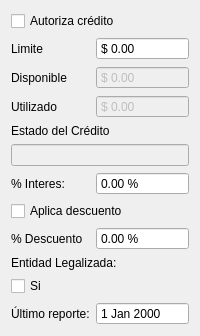
                        <widget class="QWidget" name="wpc_clientes_autorizacredito_moral" native="true">
                         <layout class="QFormLayout" name="formLayout_2">
                          <item row="0" column="0" colspan="2">
                           <widget class="QCheckBox" name="casillaverificacion_wpc_credito_autorizado_moral">
                            <property name="text">
                             <string>Autoriza crédito</string>
                            </property>
                           </widget>
                          </item>
                          <item row="1" column="0">
                           <widget class="QLabel" name="etiqueta_wpc_limitecredito_moral">
                            <property name="text">
                             <string>Limite</string>
                            </property>
                           </widget>
                          </item>
                          <item row="1" column="1">
                           <widget class="QDoubleSpinBox" name="cajaDecimal_wpc_limite_credito_moral">
                            <property name="toolTip">
                             <string>Limite de crédito</string>
                            </property>
                            <property name="buttonSymbols">
                             <enum>QAbstractSpinBox::ButtonSymbols::NoButtons</enum>
                            </property>
                            <property name="prefix">
                             <string>$ </string>
                            </property>
                            <property name="maximum">
                             <double>99999999.989999994635582</double>
                            </property>
                           </widget>
                          </item>
                          <item row="9" column="0" colspan="2">
                           <widget class="QLabel" name="etiqueta_entidadlegalizada_moral">
                            <property name="text">
                             <string>Entidad Legalizada:</string>
                            </property>
                           </widget>
                          </item>
                          <item row="10" column="0" colspan="2">
                           <widget class="QCheckBox" name="casillaverificacion_entidadlegalizada_moral">
                            <property name="text">
                             <string>Si</string>
                            </property>
                           </widget>
                          </item>
                          <item row="4" column="0" colspan="2">
                           <widget class="QLabel" name="etiqueta_estadocredito_moral">
                            <property name="text">
                             <string>Estado del Crédito</string>
                            </property>
                           </widget>
                          </item>
                          <item row="5" column="0" colspan="2">
                           <widget class="QLineEdit" name="txt_estadocredito_moral">
                            <property name="enabled">
                             <bool>false</bool>
                            </property>
                           </widget>
                          </item>
                          <item row="2" column="0">
                           <widget class="QLabel" name="etiqueta_creditodisponible_moral">
                            <property name="text">
                             <string>Disponible</string>
                            </property>
                           </widget>
                          </item>
                          <item row="2" column="1">
                           <widget class="QDoubleSpinBox" name="cajaDecimal_creditodisponible_moral">
                            <property name="enabled">
                             <bool>false</bool>
                            </property>
                            <property name="toolTip">
                             <string>Crédito disponible</string>
                            </property>
                            <property name="buttonSymbols">
                             <enum>QAbstractSpinBox::ButtonSymbols::NoButtons</enum>
                            </property>
                            <property name="prefix">
                             <string>$ </string>
                            </property>
                            <property name="maximum">
                             <double>99999999.989999994635582</double>
                            </property>
                           </widget>
                          </item>
                          <item row="3" column="0">
                           <widget class="QLabel" name="etiqueta_creditoutilizado_moral">
                            <property name="text">
                             <string>Utilizado</string>
                            </property>
                           </widget>
                          </item>
                          <item row="3" column="1">
                           <widget class="QDoubleSpinBox" name="cajaDecimal_creditoutilizado_moral">
                            <property name="enabled">
                             <bool>false</bool>
                            </property>
                            <property name="toolTip">
                             <string>Crédito utilizado</string>
                            </property>
                            <property name="buttonSymbols">
                             <enum>QAbstractSpinBox::ButtonSymbols::NoButtons</enum>
                            </property>
                            <property name="prefix">
                             <string>$ </string>
                            </property>
                            <property name="maximum">
                             <double>99999999.989999994635582</double>
                            </property>
                           </widget>
                          </item>
                          <item row="6" column="0">
                           <widget class="QLabel" name="etiqueta_porcentajeintereses_moral">
                            <property name="text">
                             <string>% Interes:</string>
                            </property>
                           </widget>
                          </item>
                          <item row="6" column="1">
                           <widget class="QDoubleSpinBox" name="cajaDecimal_porcentajeintereses_moral">
                            <property name="toolTip">
                             <string>Interes sobre la deuda</string>
                            </property>
                            <property name="buttonSymbols">
                             <enum>QAbstractSpinBox::ButtonSymbols::NoButtons</enum>
                            </property>
                            <property name="prefix">
                             <string/>
                            </property>
                            <property name="suffix">
                             <string> %</string>
                            </property>
                            <property name="maximum">
                             <double>99999999.989999994635582</double>
                            </property>
                           </widget>
                          </item>
                          <item row="7" column="0" colspan="2">
                           <widget class="QCheckBox" name="casillaverificacion_aplicadescuento_moral">
                            <property name="toolTip">
                             <string>Descuento sobre la compra</string>
                            </property>
                            <property name="text">
                             <string>Aplica descuento</string>
                            </property>
                           </widget>
                          </item>
                          <item row="8" column="0">
                           <widget class="QLabel" name="etiqueta_porcentajedescuento_moral">
                            <property name="text">
                             <string>% Descuento</string>
                            </property>
                           </widget>
                          </item>
                          <item row="8" column="1">
                           <widget class="QDoubleSpinBox" name="cajaDecimal_porcentajedescuento_moral">
                            <property name="toolTip">
                             <string>Descuentos sobre las compras</string>
                            </property>
                            <property name="buttonSymbols">
                             <enum>QAbstractSpinBox::ButtonSymbols::NoButtons</enum>
                            </property>
                            <property name="suffix">
                             <string> %</string>
                            </property>
                            <property name="maximum">
                             <double>99999999.989999994635582</double>
                            </property>
                           </widget>
                          </item>
                          <item row="11" column="0">
                           <widget class="QLabel" name="etiqueta_ultimoreporte_moral">
                            <property name="text">
                             <string>Último reporte:</string>
                            </property>
                           </widget>
                          </item>
                          <item row="11" column="1">
                           <widget class="QDateEdit" name="fecha_ultimoreporte_moral">
                            <property name="buttonSymbols">
                             <enum>QAbstractSpinBox::ButtonSymbols::NoButtons</enum>
                            </property>
                           </widget>
                          </item>
                         </layout>
                        </widget>
